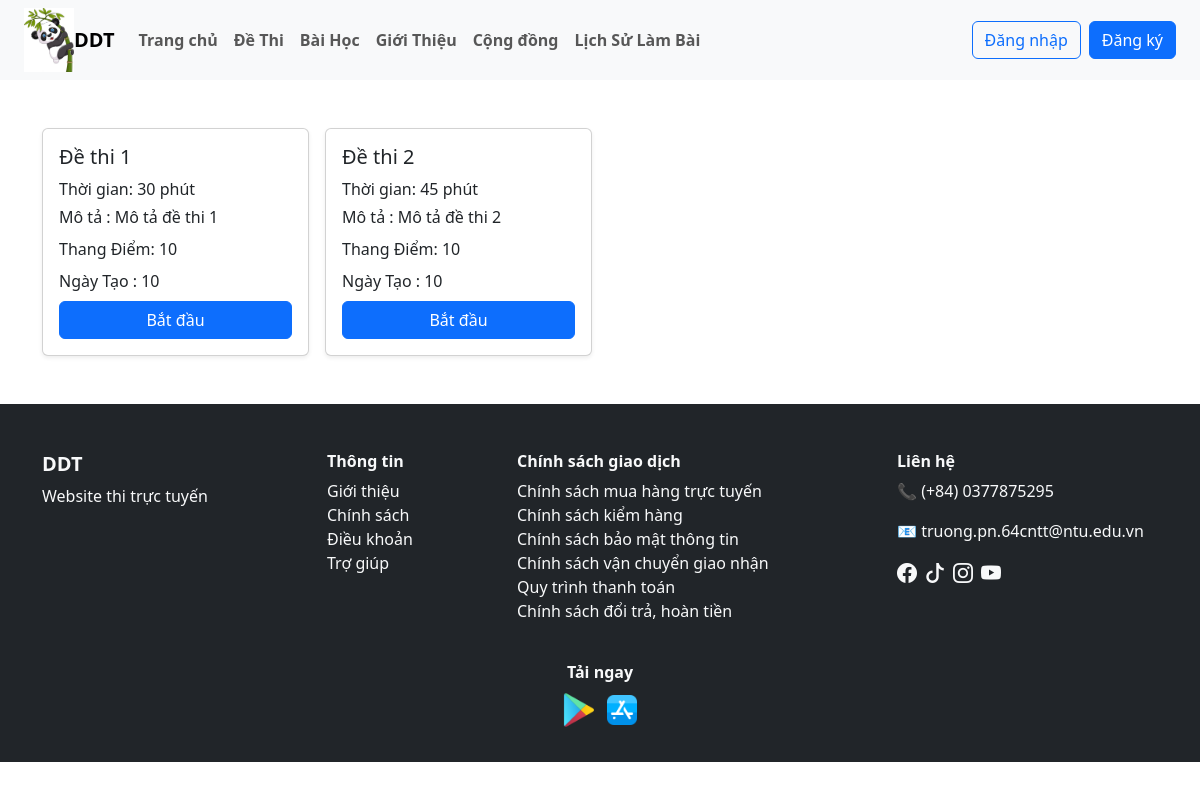
/user/bai_thi_theo_muc.php, run on an earlier commit of the app's database.
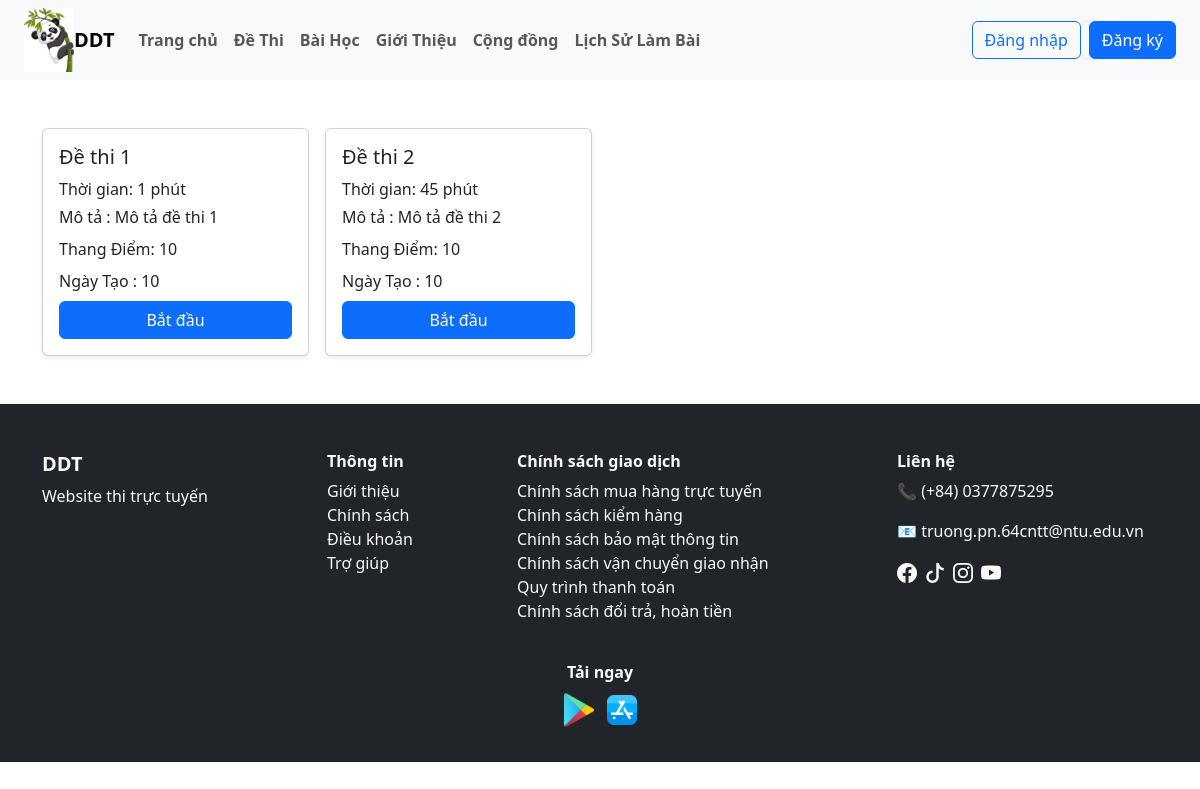
And on a later commit of the database.
### tables this page shows
CREATE TABLE `de_thi` (
  `id` varchar(10) NOT NULL,
  `id_danh_muc` int(11) DEFAULT NULL,
  `ten_de_thi` varchar(255) NOT NULL,
  `mo_ta` text DEFAULT NULL,
  `thoi_gian` int(11) DEFAULT NULL,
  `id_bai_hoc` varchar(10) DEFAULT NULL,
  `thang_diem` int(11) DEFAULT 10,
  `ngay_tao` datetime DEFAULT current_timestamp()
);

### user/bai_thi_theo_muc.php (the view, shortened to what this page needs)
<?php
include("./header.php");
if(isset($_GET['id_dm'])){
    $id_dm = $_GET['id_dm'];
    $sql_dm = "SELECT ten_danh_muc FROM danh_muc_de_thi WHERE id = $id_dm";
    $result_dm = mysqli_query($dbc, $sql_dm);
    if(mysqli_num_rows($result_dm) > 0){
        $ten_dm = mysqli_fetch_assoc($result_dm)['ten_danh_muc'];
    }
    $sql_de = "SELECT * FROM de_thi WHERE id_danh_muc = $id_dm ORDER BY ngay_tao DESC";
    $result_de = mysqli_query($dbc, $sql_de);
} else {
    $result_de = mysqli_query($dbc, "SELECT * FROM de_thi ORDER BY ngay_tao DESC");
}
?>
<div class="container my-5">
    <div class="row g-3">
        <?php if(mysqli_num_rows($result_de) > 0): ?>
        <?php while($row = mysqli_fetch_assoc($result_de)): ?>
        <div class="col-12 col-sm-6 col-md-4 col-lg-3">
            <div class="card shadow-sm h-100">
                <div class="card-body">
                    <h5 class="card-title"><?= $row['ten_de_thi'] ?></h5>
                    <p class="card-text mb-1">Thời gian: <?= $row['thoi_gian'] ?> phút</p>
                    <p class="card-text mb-2">Mô tả : <?php echo $row['mo_ta']?></p>
                    <p class="card-text mb-2">Thang Điểm: <?php echo $row['thang_diem']?></p>
                    <p class="card-text mb-2">Ngày Tạo : <?php echo $row['thang_diem']?></p>
                    <a href="./lam_de.php?id_dt=<?= $row['id'] ?>" class="btn btn-primary w-100">Bắt đầu</a>
                </div>
            </div>
        </div>
        <?php endwhile; ?>
        <?php else: ?>
        <p>Chưa có đề thi nào trong danh mục này.</p>
        <?php endif; ?>
    </div>
</div>
<?php include("./footer.php"); ?>

What changed in the data, as far as the page shows it:
changed de_thi "Đề thi 1": thoi_gian "30" → "1"
